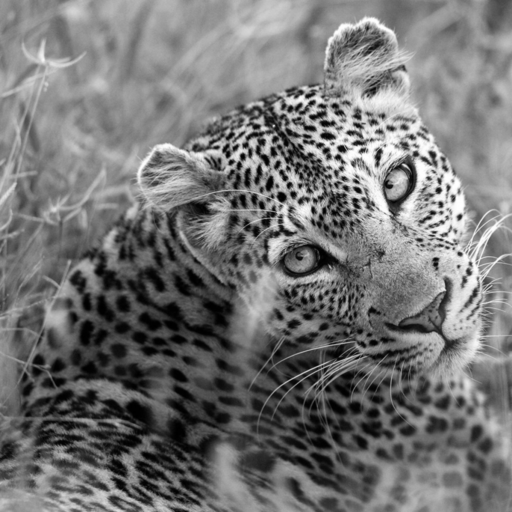
#> input picture zestaw2/zad3/tygrysA.png, 512 x 512 px; its folder holds 6 pictures in this run
$ python kontrast.py tygrysA-weber.png
#> lines starting #> are read from the running program, lines starting #| are printed output that depends on the picture
#!/usr/bin/env python3
"""
Zadanie 3: Charakterystyka jakościowa obrazów
- Wyznacz kontrast globalny (Michelsona) oraz lokalny (Webera i lokalny Michelson)
  dla obrazów tygrysA.png, tygrysB.png, tygrysC.png.

Definicje (dla obrazu w skali szarości, zakres 0..255):
- Kontrast globalny (Michelsona): K_M = (I_max - I_min) / (I_max + I_min),
  gdzie I_max i I_min to maksymalna i minimalna intensywność w całym obrazie.
- Kontrast lokalny (Webera) dla piksela g: K_W(g) = (g - mean(N_g)) / mean(N_g),
  gdzie N_g to 8-sąsiedztwo (ośmiospójne) piksela g. Dla mean ~ 0 stosujemy eps.
- Kontrast lokalny (Michelsona) w oknie 3x3: K_M_local(g) = (max(W_g) - min(W_g)) / (max(W_g) + min(W_g)),
  gdzie W_g to okno 3x3 wokół g (z włączeniem g).

Skrypt zapisuje mapy kontrastu lokalnego oraz drukuje podsumowanie liczbowe.
"""
import os
import sys
from typing import Tuple
import numpy as np
from PIL import Image


def load_gray(path: str) -> np.ndarray:
    img = Image.open(path).convert('L')
    return np.asarray(img, dtype=np.float32)


def global_contrast_michelson(gray: np.ndarray) -> float:
    imin = float(np.min(gray))
    imax = float(np.max(gray))
    denom = imax + imin
    if denom <= 1e-9:
        return 0.0
    return (imax - imin) / denom


def neighbors8_sum_and_count(gray: np.ndarray) -> Tuple[np.ndarray, np.ndarray]:
    """Fast 8-neighborhood sum and count using array shifts (no loops, no scipy)."""
    h, w = gray.shape
    # Pad by 1 with edge replication to handle borders gracefully
    pad = np.pad(gray, ((1, 1), (1, 1)), mode='edge')

    # Slices for 8 directions around the center
    UL = pad[0:h,     0:w    ]
    U  = pad[0:h,     1:w+1  ]
    UR = pad[0:h,     2:w+2  ]
    L  = pad[1:h+1,   0:w    ]
    R  = pad[1:h+1,   2:w+2  ]
    DL = pad[2:h+2,   0:w    ]
    D  = pad[2:h+2,   1:w+1  ]
    DR = pad[2:h+2,   2:w+2  ]

    s = UL + U + UR + L + R + DL + D + DR

    # Neighbor count per pixel (varies on borders): build via ones with same pad trick
    ones = np.ones_like(gray, dtype=np.float32)
    pad1 = np.pad(ones, ((1,1),(1,1)), mode='constant', constant_values=0)
    c = (pad1[0:h,0:w] + pad1[0:h,1:w+1] + pad1[0:h,2:w+2] +
         pad1[1:h+1,0:w]                 + pad1[1:h+1,2:w+2] +
         pad1[2:h+2,0:w] + pad1[2:h+2,1:w+1] + pad1[2:h+2,2:w+2])
    return s, c


ess = 1e-6

def local_contrast_weber(gray: np.ndarray) -> np.ndarray:
    s, c = neighbors8_sum_and_count(gray)
    mean_nb = s / np.maximum(c, 1.0)
    return (gray - mean_nb) / np.maximum(mean_nb, ess)


def local_contrast_michelson(gray: np.ndarray) -> np.ndarray:
    """Local Michelson contrast in a 3x3 window around each pixel (including center)."""
    h, w = gray.shape
    pad = np.pad(gray, ((1,1),(1,1)), mode='edge')
    # Collect the 9 positions
    stacks = [
        pad[0:h,0:w],   pad[0:h,1:w+1],   pad[0:h,2:w+2],
        pad[1:h+1,0:w], pad[1:h+1,1:w+1], pad[1:h+1,2:w+2],
        pad[2:h+2,0:w], pad[2:h+2,1:w+1], pad[2:h+2,2:w+2],
    ]
    arr = np.stack(stacks, axis=0)  # [9, h, w]
    local_min = np.min(arr, axis=0)
    local_max = np.max(arr, axis=0)
    denom = local_max + local_min
    out = np.zeros_like(gray, dtype=np.float32)
    mask = denom > ess
    out[mask] = (local_max[mask] - local_min[mask]) / denom[mask]
    return out


def to_uint8_image(arr: np.ndarray, mode: str = 'abs') -> Image.Image:
    """Map contrast array to 0..255 for visualization.
    - mode='abs': map |arr| with percentile-based clipping (p1..p99) for robustness.
    - mode='pos': assume arr in [0,1], scale to 0..255.
    """
    a = np.asarray(arr, dtype=np.float32)
    if mode == 'pos':
        a = np.clip(a, 0.0, 1.0)
        a = (a * 255.0).astype(np.uint8)
        return Image.fromarray(a, mode='L')
    # abs mode
    v = np.abs(a)
    p1, p99 = np.percentile(v, [1, 99])
    if p99 <= p1 + 1e-9:
        p1, p99 = 0.0, float(np.max(v) or 1.0)
    v = np.clip((v - p1) / max(p99 - p1, 1e-6), 0.0, 1.0)
    v = (v * 255.0).astype(np.uint8)
    return Image.fromarray(v, mode='L')


def analyze_image(path: str, out_dir: str) -> None:
    name = os.path.splitext(os.path.basename(path))[0]
    gray = load_gray(path)

    K_global = global_contrast_michelson(gray)
    K_weber = local_contrast_weber(gray)
    K_mloc = local_contrast_michelson(gray)

    # Stats
    weber_mean = float(np.mean(np.abs(K_weber)))
    weber_median = float(np.median(np.abs(K_weber)))
    mloc_mean = float(np.mean(K_mloc))
    mloc_median = float(np.median(K_mloc))

    # Save maps
    os.makedirs(out_dir, exist_ok=True)
    to_uint8_image(K_weber, mode='abs').save(os.path.join(out_dir, f"{name}-weber.png"))
    to_uint8_image(K_mloc, mode='pos').save(os.path.join(out_dir, f"{name}-local-michelson.png"))

    # Print summary
    print(f"{name}: Global Michelson = {K_global:.4f}")
    print(f"{name}: Local Weber |mean| = {weber_mean:.4f}, median|.| = {weber_median:.4f}")
    print(f"{name}: Local Michelson mean = {mloc_mean:.4f}, median = {mloc_median:.4f}")


def main(argv=None):
    if argv is None:
        argv = sys.argv[1:]
    # Default paths (adjust if needed)
    base = os.path.dirname(os.path.abspath(__file__))
    imgs = [
        os.path.join(base, 'tygrysA.png'),
        os.path.join(base, 'tygrysB.png'),
        os.path.join(base, 'tygrysC.png'),
    ]
    out_dir = base

    for p in imgs:
        if not os.path.exists(p):
            print(f"Brak pliku: {p}")
        else:
            analyze_image(p, out_dir)
#> in load_gray, img is the input picture: PIL image 512x512 L; min 0, max 255, mean 116.5
#> in global_contrast_michelson, `imin = float(np.min(gray))`: imin = 0
#> in global_contrast_michelson, `imax = float(np.max(gray))`: imax = 255
#> in analyze_image, `K_global = global_contrast_michelson(gray)`: K_global = 1
#> in neighbors8_sum_and_count, `pad1 = np.pad(ones, ((1,1),(1,1)), mode='constant', constant_values=0)`: ones: shape (512, 512) float32; every value is 1
#> in local_contrast_weber, `s, c = neighbors8_sum_and_count(gray)`:
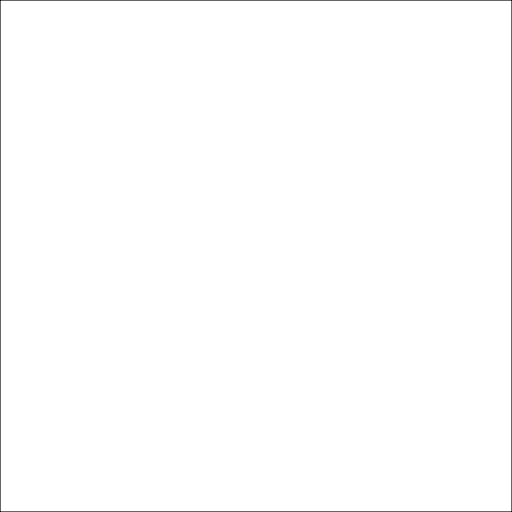
#> c: shape (512, 512) float32; min 3, max 8, mean 7.98; drawn with min black and max white
#> in local_contrast_weber, `mean_nb = s / np.maximum(c, 1.0)`:
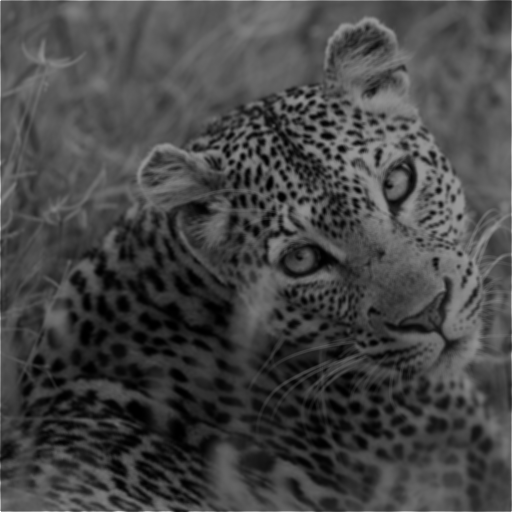
#> mean_nb: shape (512, 512) float32; min 0.25, max 426.3, mean 117.1; drawn with min black and max white
#> in local_contrast_weber, `return (gray - mean_nb) / np.maximum(mean_nb, ess)`:
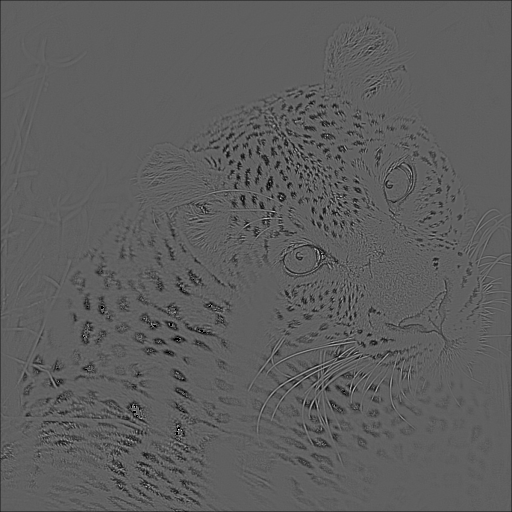
#> returned value: shape (512, 512) float32; min -1, max 1.67, mean -0.0215; drawn with min black and max white
#> in local_contrast_michelson, `local_min = np.min(arr, axis=0)`:
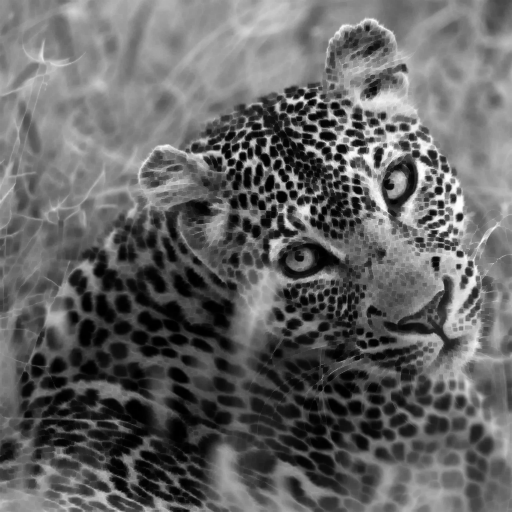
#> local_min: shape (512, 512) float32; min 0, max 254, mean 99.7
#> in local_contrast_michelson, `mask = denom > ess`: mask: shape (512, 512) bool; every value is 1
#> in local_contrast_michelson, `out[mask] = (local_max[mask] - local_min[mask]) / denom[mask]`:
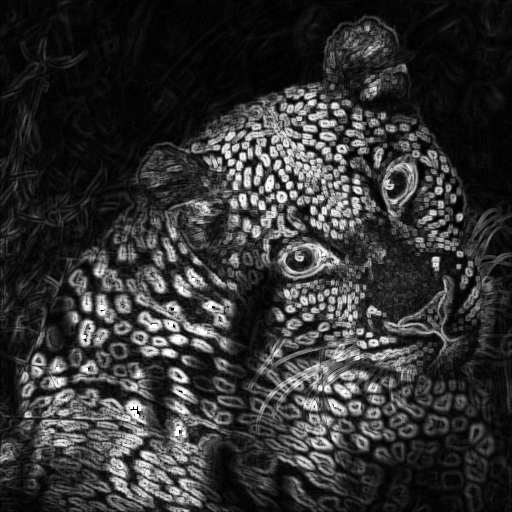
#> out: shape (512, 512) float32; min 0, max 1, mean 0.201
#> in analyze_image, `weber_mean = float(np.mean(np.abs(K_weber)))`: weber_mean = 0.0659
#> in analyze_image, `weber_median = float(np.median(np.abs(K_weber)))`: weber_median = 0.0227
#> in analyze_image, `mloc_mean = float(np.mean(K_mloc))`: mloc_mean = 0.201
#> in analyze_image, `mloc_median = float(np.median(K_mloc))`: mloc_median = 0.109
#> in to_uint8_image, `v = np.abs(a)`:
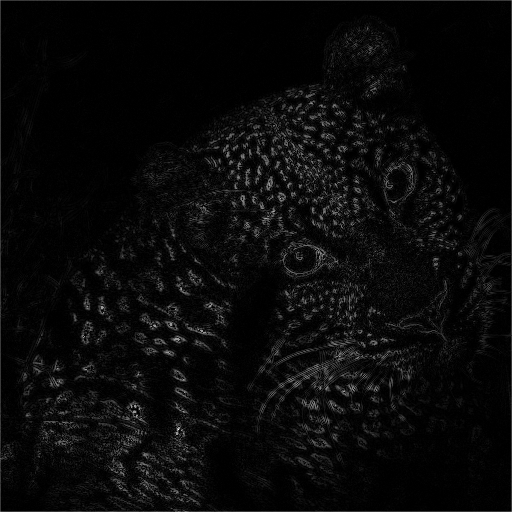
#> v: shape (512, 512) float32; min 0, max 1.67, mean 0.0659; drawn with min black and max white
#> in to_uint8_image, `p1, p99 = np.percentile(v, [1, 99])`: p1 = 0; p99 = 0.546
#> in to_uint8_image, `v = np.clip((v - p1) / max(p99 - p1, 1e-6), 0.0, 1.0)`:
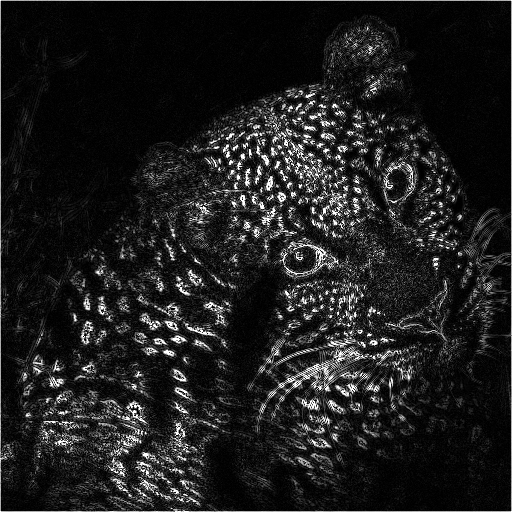
#> v: shape (512, 512) float32; min 0, max 1, mean 0.119
#| tygrysA: Global Michelson = 1.0000
#| tygrysA: Local Weber |mean| = 0.0659, median|.| = 0.0227
#| tygrysA: Local Michelson mean = 0.2009, median = 0.1087
#> pass 2 of the loop in main, `for p in imgs:`:
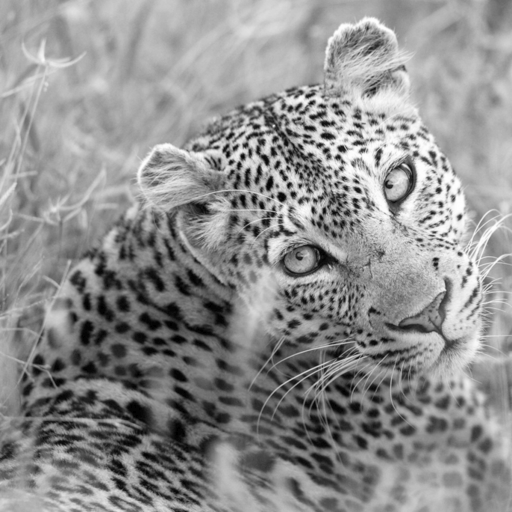
#> input picture zestaw2/zad3/tygrysB.png, 512 x 512 px
#> in load_gray, img is the input picture: PIL image 512x512 L; min 0, max 255, mean 142.6
#> in local_contrast_michelson (call 2), `out[mask] = (local_max[mask] - local_min[mask]) / denom[mask]`:
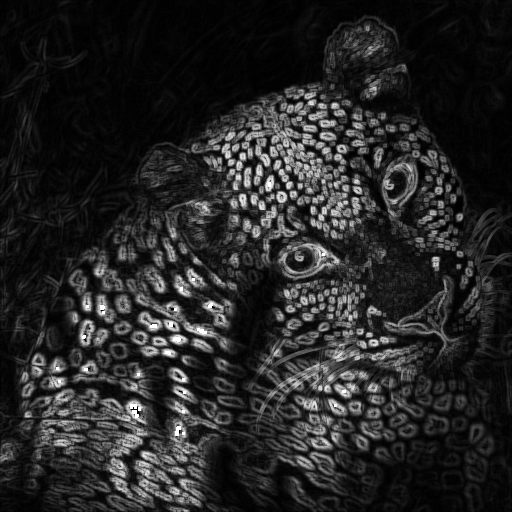
#> out: shape (512, 512) float32; min 0, max 1, mean 0.15
#> p99 = 0.402
#> in to_uint8_image (call 3), `v = np.clip((v - p1) / max(p99 - p1, 1e-6), 0.0, 1.0)`:
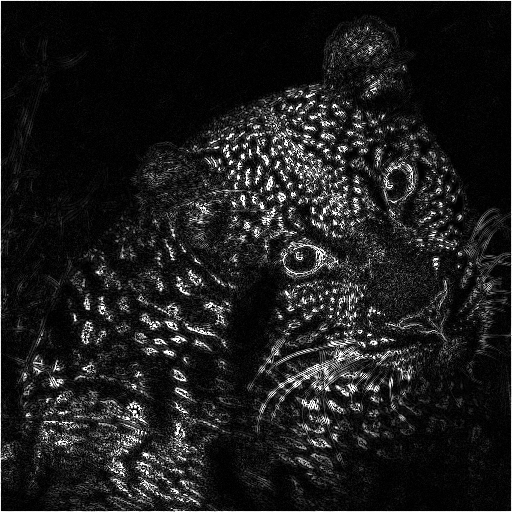
#> v: shape (512, 512) float32; min 0, max 1, mean 0.115
#| tygrysB: Global Michelson = 1.0000
#| tygrysB: Local Weber |mean| = 0.0475, median|.| = 0.0161
#| tygrysB: Local Michelson mean = 0.1502, median = 0.0764


if __name__ == '__main__':
    main()
